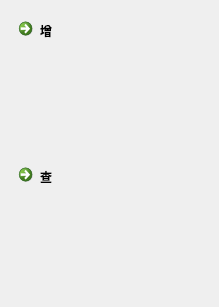
<?xml version="1.0" encoding="UTF-8"?>
<ui version="4.0">
 <class>OptionModelWidget</class>
 <widget class="QWidget" name="OptionModelWidget">
  <property name="geometry">
   <rect>
    <x>0</x>
    <y>0</y>
    <width>219</width>
    <height>307</height>
   </rect>
  </property>
  <property name="windowTitle">
   <string/>
  </property>
  <layout class="QVBoxLayout" name="verticalLayout">
   <item>
    <widget class="QCommandLinkButton" name="addCmdLinkBt">
     <property name="text">
      <string>增</string>
     </property>
    </widget>
   </item>
   <item>
    <widget class="QCommandLinkButton" name="selectCmdLinkBt">
     <property name="text">
      <string>查</string>
     </property>
    </widget>
   </item>
  </layout>
 </widget>
 <resources/>
 <connections/>
</ui>
